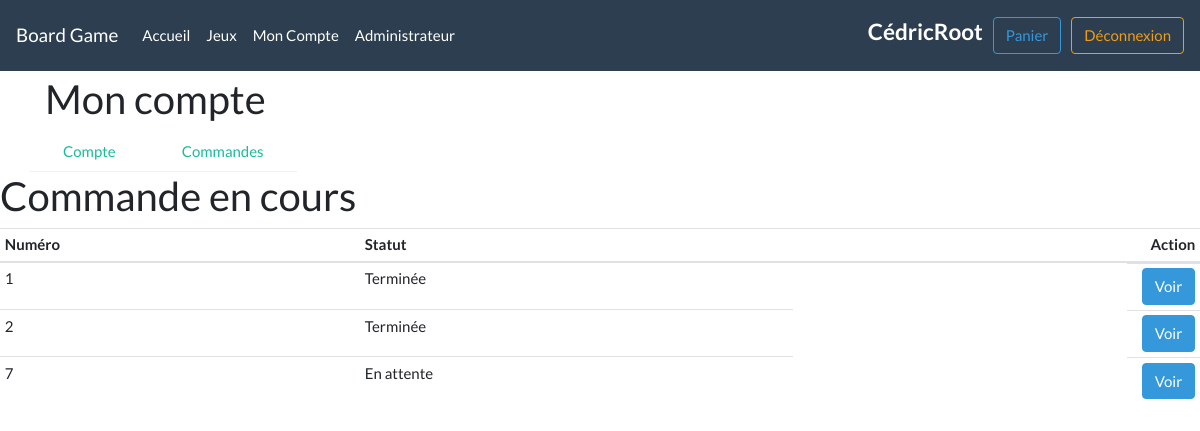
The app's page /account?case=orders (signed in) with its own data.
### tables this page shows
CREATE TABLE orders(
idOrder INT AUTO_INCREMENT PRIMARY KEY,
userId INT,
statutId INT,
FOREIGN KEY (userId) REFERENCES users (id),
FOREIGN KEY (statutId) REFERENCES statuts (id)
);

CREATE TABLE statuts(
id INT AUTO_INCREMENT PRIMARY KEY,
statut VARCHAR(20) NOT NULL UNIQUE
);

### models/orders.php (called while the page is built, shortened)
<?php
Class Orders{
  private $idOrder;
  private $statutId;
  public static function getONe(int $id){
    $pdo = DataBase::connect();
    $response = $pdo->prepare("SELECT * FROM orders WHERE userId = :id");
    $response->execute(array(':id' => $id));
    $response->setFetchMode( PDO::FETCH_CLASS, "Orders");
    $data = $response->fetchAll();
    return $data;
  }
  public static function convertIdToStatut(int $id){
    $pdo = DataBase::connect();
    $response = $pdo->prepare("SELECT statut FROM statuts WHERE id = :id");
    $response->execute(array(':id' => $id));
    $data = $response->fetch();
    return $data['statut'];
  }
  public function getIdOrder(){
    return $this->idOrder;
  }
  public function getStatutId(){
    return $this->statutId;
  }
}
?>

### views/ordersCustomer.php (the view)
<h2>Commande en cours</h2>
<table class="table table-sm">
  <thead>
    <tr>
      <th scope="col">Numéro</th>
      <th scope="col">Statut</th>
      <th  class="tr-right" scope="col">Action</th>
    </tr>
  </thead>
  <tbody>
<?php
$row = FALSE;
foreach($orders as $line){
  echo '<tr>';
  if($row == FALSE){
    echo '<td>' . $line->getIdOrder() . '</td>';
    echo '<td>' . $line->convertIdToStatut($line->getStatutId()) . '</td>';
    echo '<td class="td-right"> <a href="orderInfoDetailsCustomer?id='. $line->getIdOrder() .'&statutId=' . $line->getStatutId() . '"><button class="btn btn-info">Voir</button></a> </td>';
  }
  if($row == TRUE){
    echo '<td>' . $line->getIdOrder() . '</td>';
    echo '<td>' . $line->convertIdToStatut($line->getStatutId()) . '</td>';
    echo '<td class="td-right"> <a href="orderInfoDetailsCustomer?id='. $line->getIdOrder() .'&statutId=' . $line->getStatutId() . '"><button class="btn btn-info">Voir</button></a> </td>';
  }
  echo '</tr>';
  if($row == FALSE){
    $row = TRUE;
  }
  else{
    $row = FALSE;
  }
}
?>
  </tbody>
</table>

### style.css (style rules this page uses)
.td-right { float: right; border: none; }
.tr-right { text-align: right; }
button { margin-left: 10px; }

### records on screen
orders: idOrder "1", statutId.statut "Terminée"
orders: idOrder "2", statutId.statut "Terminée"
orders: idOrder "7", statutId.statut "En attente"

### other values on screen
$_SESSION['login'] "CédricRoot"
